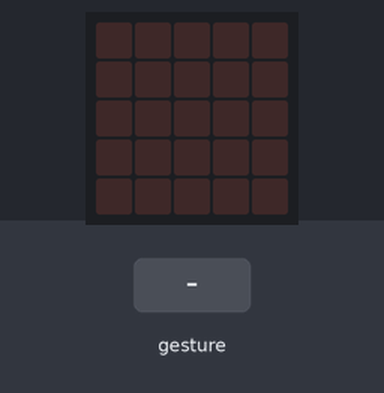
Bench run of a program on a simulated BBC micro:bit (MakeCode). Parts: the board's 5×5 LED display. The test bench sets the inputs (shaded band). Random numbers come from a fixed seed; a tilt is held for 1.5 s and a shake lasts 1 s, then the board lies face up again.

Above: at 1.2 s.
1.3 s: gesture 'shake'
At 2.2 s:
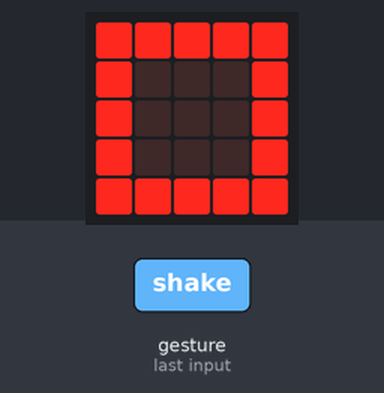
3.0 s: gesture 'shake'
At 3.5 s:
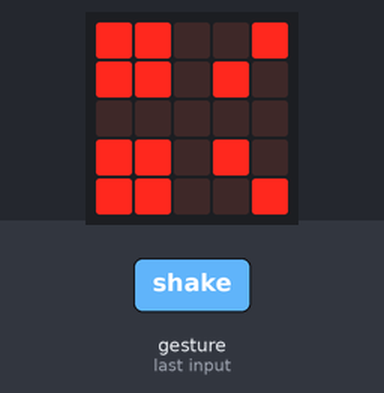
Timing chart, 0 to 6.0 s (numbered marks = the images above; inputs shaded):
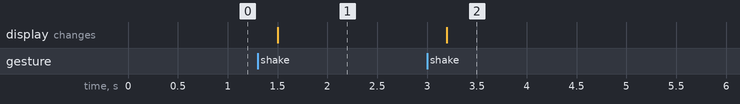

Measured:
- after the input at 1.3 s, the display: changes after 0.20 s (image 1)
- after the input at 3.0 s, the display: changes after 0.20 s (image 2)

The program:

main.ts
```typescript
let hand = 0
input.onGesture(Gesture.Shake, function () {
    hand = randint(1, 3)
    if (hand == 1) {
        basic.showLeds(`
            # # # # #
            # . . . #
            # . . . #
            # . . . #
            # # # # #
            `)
    } else if (hand == 2) {
        basic.showLeds(`
            . . . . .
            . # # # .
            . # # # .
            . # # # .
            . . . . .
            `)
    } else {
        basic.showLeds(`
            # # . . #
            # # . # .
            . . . . .
            # # . # .
            # # . . #
            `)
    }
})
```

test.ts
```typescript
// les proves van aquí; això no es compilarà quan aquest paquet s'usi com a extensió.
```
